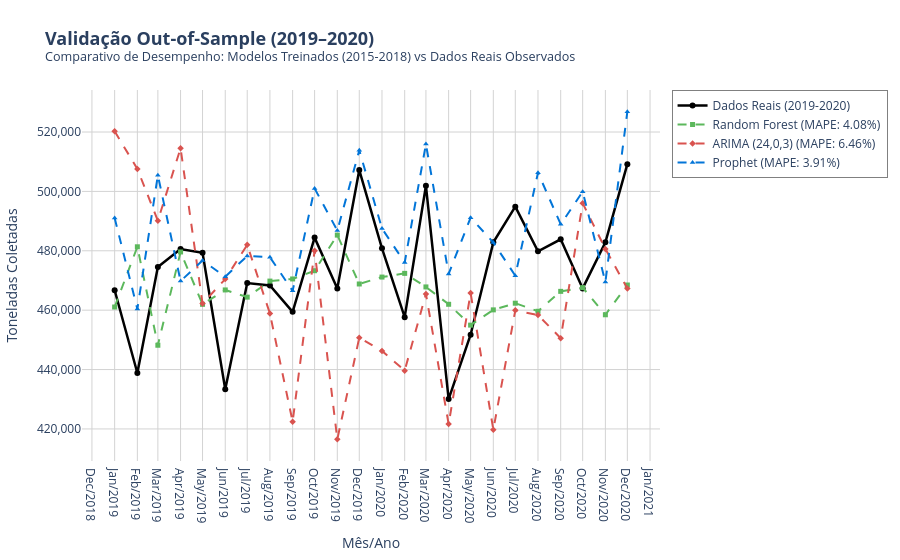

The notebook cell this image was saved under:
### Markdown cell above
# 4. VISUALIZAÇÃO OUT-OF-SAMPLE: MODELOS VS REAL (2019-2020)

### Code cell
fig_val = go.Figure()

# 1. DADOS REAIS DE VALIDAÇÃO (2019-2020)
fig_val.add_trace(
    go.Scatter(
        x=df_test_val['ds'],
        y=y_test_real,
        mode='lines+markers',
        name='Dados Reais (2019-2020)',
        line=dict(color='black', width=2.5),
        marker=dict(size=6, symbol='circle'),
    )
)

# 2. RANDOM FOREST
fig_val.add_trace(
    go.Scatter(
        x=df_test_val['ds'],
        y=future_preds_rf_val,
        mode='lines+markers',
        name=f'Random Forest (MAPE: {mape_rf_val:.2f}%)',
        line=dict(color='#5CB85C', dash='dash', width=2),
        marker=dict(size=5, symbol='square'),
    )
)

# 3. ARIMA (24, 0, 3)
fig_val.add_trace(
    go.Scatter(
        x=df_test_val['ds'],
        y=preds_arima_val,
        mode='lines+markers',
        name=f'ARIMA (24,0,3) (MAPE: {mape_arima_val:.2f}%)',
        line=dict(color='#D9534F', dash='dash', width=2),
        marker=dict(size=5, symbol='diamond'),
    )
)

# 4. PROPHET
fig_val.add_trace(
    go.Scatter(
        x=df_test_val['ds'],
        y=preds_prophet_15_18,
        mode='lines+markers',
        name=f'Prophet (MAPE: {mape_15_18:.2f}%)',
        line=dict(color='#0275D8', dash='dash', width=2),
        marker=dict(size=5, symbol='triangle-up'),
    )
)

# Layout e Design do Zoom de Validação
fig_val.update_layout(
    title=dict(
        text=(
            '<b>Validação Out-of-Sample (2019–2020)</b><br><sup>Comparativo'
            ' de Desempenho: Modelos Treinados (2015-2018) vs Dados Reais'
            ' Observados</sup>'
        ),
        font=dict(size=18),
    ),
    xaxis_title='Mês/Ano',
    yaxis_title='Toneladas Coletadas',
    template='plotly_white',
    hovermode='x unified',
    legend=dict(
        x=1.02,
        y=1,
        xanchor='left',
        yanchor='top',
        bgcolor='rgba(255, 255, 255, 0.9)',
        bordercolor='Gray',
        borderwidth=1,
    ),
    xaxis=dict(
        dtick='M1',
        tickformat='%b/%Y',
        showgrid=True,
        gridcolor='LightGray',
    ),
    yaxis=dict(
        showgrid=True,
        gridcolor='LightGray',
        tickformat=',.0f',
    ),
    margin=dict(l=50, r=150, t=90, b=50),
)

fig_val.show()

### Figure 1 — Plotly figure (JSON) as saved in the notebook; plotly's stock layout.template omitted (floating-point values rounded to 4 significant figures)
{"data": [{"line": {"color": "black", "width": 2.5}, "marker": {"size": 6, "symbol": "circle"}, "mode": "lines+markers", "name": "Dados Reais (2019-2020)", "type": "scatter", "x": ["2019-01-01T00:00:00.000000", "2019-02-01T00:00:00.000000", "2019-03-01T00:00:00.000000", "2019-04-01T00:00:00.000000", "2019-05-01T00:00:00.000000", "2019-06-01T00:00:00.000000", "2019-07-01T00:00:00.000000", "2019-08-01T00:00:00.000000", "2019-09-01T00:00:00.000000", "2019-10-01T00:00:00.000000", "2019-11-01T00:00:00.000000", "2019-12-01T00:00:00.000000", "2020-01-01T00:00:00.000000", "2020-02-01T00:00:00.000000", "2020-03-01T00:00:00.000000", "2020-04-01T00:00:00.000000", "2020-05-01T00:00:00.000000", "2020-06-01T00:00:00.000000", "2020-07-01T00:00:00.000000", "2020-08-01T00:00:00.000000", "2020-09-01T00:00:00.000000", "2020-10-01T00:00:00.000000", "2020-11-01T00:00:00.000000", "2020-12-01T00:00:00.000000"], "y": [466700.0, 438800.0, 474500.0, 480600.0, 479300.0, 433300.0, 469100.0, 468300.0, 459400.0, 484400.0, 467300.0, 507200.0, 480800.0, 457700.0, 501900.0, 430100.0, 451700.0, 482800.0, 494900.0, 479800.0, 483900.0, 467300.0, 482800.0, 509200.0]}, {"line": {"color": "#5CB85C", "dash": "dash", "width": 2}, "marker": {"size": 5, "symbol": "square"}, "mode": "lines+markers", "name": "Random Forest (MAPE: 4.08%)", "type": "scatter", "x": ["2019-01-01T00:00:00.000000", "2019-02-01T00:00:00.000000", "2019-03-01T00:00:00.000000", "2019-04-01T00:00:00.000000", "2019-05-01T00:00:00.000000", "2019-06-01T00:00:00.000000", "2019-07-01T00:00:00.000000", "2019-08-01T00:00:00.000000", "2019-09-01T00:00:00.000000", "2019-10-01T00:00:00.000000", "2019-11-01T00:00:00.000000", "2019-12-01T00:00:00.000000", "2020-01-01T00:00:00.000000", "2020-02-01T00:00:00.000000", "2020-03-01T00:00:00.000000", "2020-04-01T00:00:00.000000", "2020-05-01T00:00:00.000000", "2020-06-01T00:00:00.000000", "2020-07-01T00:00:00.000000", "2020-08-01T00:00:00.000000", "2020-09-01T00:00:00.000000", "2020-10-01T00:00:00.000000", "2020-11-01T00:00:00.000000", "2020-12-01T00:00:00.000000"], "y": [461100.0, 481300.0, 448200.0, 479600.0, 462000.0, 466800.0, 464400.0, 469800.0, 470500.0, 473300.0, 485300.0, 468800.0, 471200.0, 472400.0, 467800.0, 462000.0, 455000.0, 460100.0, 462400.0, 459600.0, 466300.0, 467600.0, 458500.0, 468500.0]}, {"line": {"color": "#D9534F", "dash": "dash", "width": 2}, "marker": {"size": 5, "symbol": "diamond"}, "mode": "lines+markers", "name": "ARIMA (24,0,3) (MAPE: 6.46%)", "type": "scatter", "x": ["2019-01-01T00:00:00.000000", "2019-02-01T00:00:00.000000", "2019-03-01T00:00:00.000000", "2019-04-01T00:00:00.000000", "2019-05-01T00:00:00.000000", "2019-06-01T00:00:00.000000", "2019-07-01T00:00:00.000000", "2019-08-01T00:00:00.000000", "2019-09-01T00:00:00.000000", "2019-10-01T00:00:00.000000", "2019-11-01T00:00:00.000000", "2019-12-01T00:00:00.000000", "2020-01-01T00:00:00.000000", "2020-02-01T00:00:00.000000", "2020-03-01T00:00:00.000000", "2020-04-01T00:00:00.000000", "2020-05-01T00:00:00.000000", "2020-06-01T00:00:00.000000", "2020-07-01T00:00:00.000000", "2020-08-01T00:00:00.000000", "2020-09-01T00:00:00.000000", "2020-10-01T00:00:00.000000", "2020-11-01T00:00:00.000000", "2020-12-01T00:00:00.000000"], "y": [520300.0, 507600.0, 490100.0, 514600.0, 462200.0, 470500.0, 482000.0, 458900.0, 422400.0, 480000.0, 416500.0, 450700.0, 446300.0, 439600.0, 465500.0, 421600.0, 465800.0, 419800.0, 459900.0, 458400.0, 450600.0, 496000.0, 480600.0, 467300.0]}, {"line": {"color": "#0275D8", "dash": "dash", "width": 2}, "marker": {"size": 5, "symbol": "triangle-up"}, "mode": "lines+markers", "name": "Prophet (MAPE: 3.91%)", "type": "scatter", "x": ["2019-01-01T00:00:00.000000", "2019-02-01T00:00:00.000000", "2019-03-01T00:00:00.000000", "2019-04-01T00:00:00.000000", "2019-05-01T00:00:00.000000", "2019-06-01T00:00:00.000000", "2019-07-01T00:00:00.000000", "2019-08-01T00:00:00.000000", "2019-09-01T00:00:00.000000", "2019-10-01T00:00:00.000000", "2019-11-01T00:00:00.000000", "2019-12-01T00:00:00.000000", "2020-01-01T00:00:00.000000", "2020-02-01T00:00:00.000000", "2020-03-01T00:00:00.000000", "2020-04-01T00:00:00.000000", "2020-05-01T00:00:00.000000", "2020-06-01T00:00:00.000000", "2020-07-01T00:00:00.000000", "2020-08-01T00:00:00.000000", "2020-09-01T00:00:00.000000", "2020-10-01T00:00:00.000000", "2020-11-01T00:00:00.000000", "2020-12-01T00:00:00.000000"], "y": [491100.0, 460400.0, 505400.0, 469800.0, 476700.0, 471300.0, 478300.0, 477900.0, 466500.0, 501000.0, 486800.0, 513800.0, 487500.0, 476100.0, 515900.0, 472200.0, 491200.0, 482800.0, 471600.0, 506300.0, 488900.0, 499900.0, 469500.0, 526900.0]}], "layout": {"hovermode": "x unified", "legend": {"bgcolor": "rgba(255, 255, 255, 0.9)", "bordercolor": "Gray", "borderwidth": 1, "x": 1.02, "xanchor": "left", "y": 1, "yanchor": "top"}, "margin": {"b": 50, "l": 50, "r": 150, "t": 90}, "title": {"font": {"size": 18}, "text": "<b>Validação Out-of-Sample (2019–2020)</b><br><sup>Comparativo de Desempenho: Modelos Treinados (2015-2018) vs Dados Reais Observados</sup>"}, "xaxis": {"dtick": "M1", "gridcolor": "LightGray", "showgrid": true, "tickformat": "%b/%Y", "title": {"text": "Mês/Ano"}}, "yaxis": {"gridcolor": "LightGray", "showgrid": true, "tickformat": ",.0f", "title": {"text": "Toneladas Coletadas"}}}}
